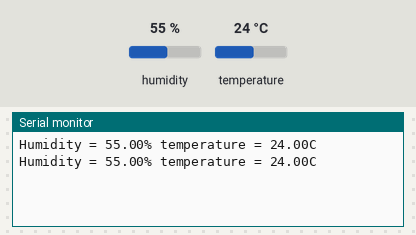
Recording of a sketch running on a simulated ESP32. Shown: the last lines printed to the serial monitor. Inputs (shaded band) come from the test bench; at power-on: humidity 55 %, temperature 24 °C.

Above: at 2.8 s.
2.9 s: humidity set to 22 %
At 4.8 s:
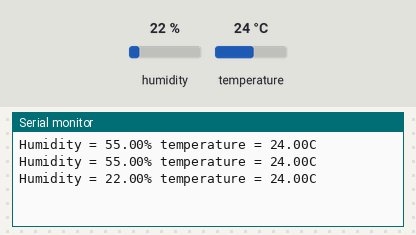
5.6 s: temperature set to 12 °C
At 7.1 s:
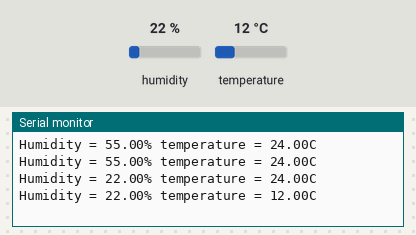
8.3 s: humidity set to 40 %
At 10.7 s:
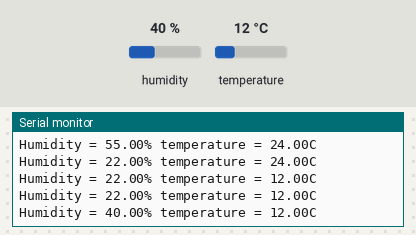
Timing chart, 0 to 12.2 s (numbered marks = the images above; inputs shaded):
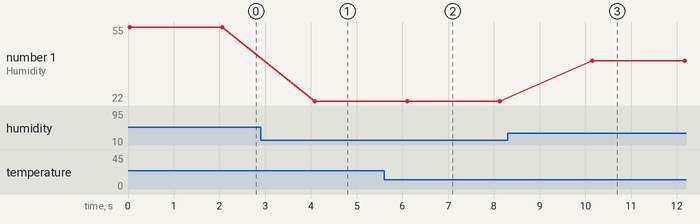

Measured:
- after the input at 2.9 s, the serial monitor: prints a new line after 1.2 s (image 1)
- after the input at 5.6 s, the serial monitor: prints a new line after 0.50 s (image 2)
- after the input at 8.3 s, the serial monitor: prints a new line after 1.9 s (image 3)
- plotted number 1: 55 → 22 after the input at 2.9 s, 22 → 40 after the input at 8.3 s

The sketch:

ESP32-CAM_DHT11.ino
```cpp
/*
ESP32-CAM DHT11
Author : ChungYi Fu (Kaohsiung, Taiwan)  2020-6-25 01:00
https://www.facebook.com/francefu

DHT11 Library
https://github.com/fustyles/Arduino/blob/master/ESP32-CAM_DHT11/DHT.zip
*/

#include <dht.h>
#define dht_dpin 2   //DHT11 IO2
dht DHT;

#include "soc/soc.h"
#include "soc/rtc_cntl_reg.h"

void setup()
{
  WRITE_PERI_REG(RTC_CNTL_BROWN_OUT_REG, 0);

  Serial.begin(115200);
  delay(10);
}

void loop(){
  DHT.read11(dht_dpin);
  Serial.print("Humidity = ");
  Serial.print(DHT.humidity);
  Serial.print("% ");
  Serial.print("temperature = ");
  Serial.print(DHT.temperature);
  Serial.println("C ");
  delay(2000);
}
```
